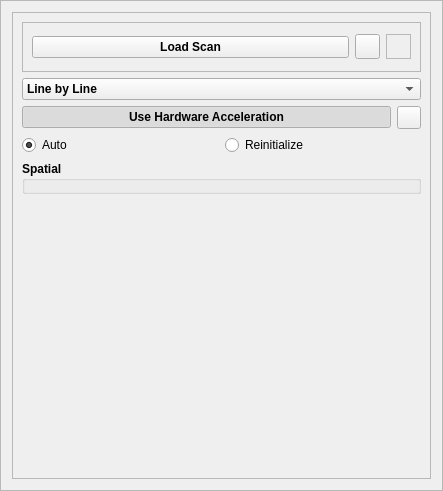
<?xml version="1.0" encoding="UTF-8"?>
<ui version="4.0">
 <class>Frame</class>
 <widget class="QFrame" name="Frame">
  <property name="geometry">
   <rect>
    <x>0</x>
    <y>0</y>
    <width>443</width>
    <height>491</height>
   </rect>
  </property>
  <property name="windowTitle">
   <string>Frame</string>
  </property>
  <property name="frameShape">
   <enum>QFrame::StyledPanel</enum>
  </property>
  <property name="frameShadow">
   <enum>QFrame::Raised</enum>
  </property>
  <layout class="QVBoxLayout" name="verticalLayout_3">
   <item>
    <widget class="QFrame" name="frame">
     <property name="maximumSize">
      <size>
       <width>650</width>
       <height>16777215</height>
      </size>
     </property>
     <property name="frameShape">
      <enum>QFrame::StyledPanel</enum>
     </property>
     <property name="frameShadow">
      <enum>QFrame::Raised</enum>
     </property>
     <layout class="QVBoxLayout" name="verticalLayout_2">
      <item>
       <widget class="QFrame" name="loadscan_frame">
        <property name="minimumSize">
         <size>
          <width>0</width>
          <height>50</height>
         </size>
        </property>
        <property name="frameShape">
         <enum>QFrame::StyledPanel</enum>
        </property>
        <property name="frameShadow">
         <enum>QFrame::Sunken</enum>
        </property>
        <layout class="QHBoxLayout" name="horizontalLayout">
         <item>
          <widget class="QPushButton" name="loadScanBtn">
           <property name="font">
            <font>
             <weight>75</weight>
             <bold>true</bold>
            </font>
           </property>
           <property name="text">
            <string>Load Scan</string>
           </property>
          </widget>
         </item>
         <item>
          <widget class="QToolButton" name="helpBtn">
           <property name="minimumSize">
            <size>
             <width>25</width>
             <height>25</height>
            </size>
           </property>
           <property name="maximumSize">
            <size>
             <width>25</width>
             <height>25</height>
            </size>
           </property>
           <property name="text">
            <string/>
           </property>
           <property name="icon">
            <iconset>
             <normaloff>../../../icons/helplite.png</normaloff>../../../icons/helplite.png</iconset>
           </property>
           <property name="iconSize">
            <size>
             <width>50</width>
             <height>50</height>
            </size>
           </property>
          </widget>
         </item>
         <item>
          <widget class="QLabel" name="rtclkpic">
           <property name="maximumSize">
            <size>
             <width>25</width>
             <height>25</height>
            </size>
           </property>
           <property name="autoFillBackground">
            <bool>true</bool>
           </property>
           <property name="frameShape">
            <enum>QFrame::StyledPanel</enum>
           </property>
           <property name="text">
            <string/>
           </property>
           <property name="pixmap">
            <pixmap>../../../icons/icons8-mouse-right-click-50.png</pixmap>
           </property>
           <property name="scaledContents">
            <bool>true</bool>
           </property>
           <property name="alignment">
            <set>Qt::AlignRight|Qt::AlignTrailing|Qt::AlignVCenter</set>
           </property>
          </widget>
         </item>
        </layout>
       </widget>
      </item>
      <item>
       <widget class="QComboBox" name="scanTypeSelComboBox">
        <property name="enabled">
         <bool>true</bool>
        </property>
        <property name="font">
         <font>
          <weight>75</weight>
          <bold>true</bold>
         </font>
        </property>
        <property name="layoutDirection">
         <enum>Qt::LeftToRight</enum>
        </property>
        <property name="currentIndex">
         <number>1</number>
        </property>
        <property name="maxVisibleItems">
         <number>2</number>
        </property>
        <item>
         <property name="text">
          <string>Point by Point</string>
         </property>
        </item>
        <item>
         <property name="text">
          <string>Line by Line</string>
         </property>
        </item>
       </widget>
      </item>
      <item>
       <layout class="QHBoxLayout" name="horizontalLayout_4">
        <item>
         <widget class="QPushButton" name="useE712WavegenBtn">
          <property name="enabled">
           <bool>true</bool>
          </property>
          <property name="font">
           <font>
            <weight>75</weight>
            <bold>true</bold>
           </font>
          </property>
          <property name="text">
           <string>Use Hardware Acceleration</string>
          </property>
          <property name="checkable">
           <bool>true</bool>
          </property>
          <property name="checked">
           <bool>true</bool>
          </property>
         </widget>
        </item>
        <item>
         <widget class="QToolButton" name="hdwAccelDetailsBtn">
          <property name="text">
           <string/>
          </property>
          <property name="icon">
           <iconset>
            <normaloff>../../../icons/1318611600_23.ico</normaloff>../../../icons/1318611600_23.ico</iconset>
          </property>
         </widget>
        </item>
       </layout>
      </item>
      <item>
       <layout class="QHBoxLayout" name="horizontalLayout_3">
        <item>
         <widget class="QRadioButton" name="autoDDLRadBtn">
          <property name="enabled">
           <bool>true</bool>
          </property>
          <property name="text">
           <string>Auto</string>
          </property>
          <property name="checked">
           <bool>true</bool>
          </property>
         </widget>
        </item>
        <item>
         <widget class="QRadioButton" name="reinitDDLRadBtn">
          <property name="enabled">
           <bool>true</bool>
          </property>
          <property name="text">
           <string>Reinitialize</string>
          </property>
          <property name="checked">
           <bool>false</bool>
          </property>
         </widget>
        </item>
       </layout>
      </item>
      <item>
       <widget class="QGroupBox" name="evGrpBox">
        <property name="maximumSize">
         <size>
          <width>16777215</width>
          <height>16777215</height>
         </size>
        </property>
        <property name="font">
         <font>
          <weight>75</weight>
          <bold>true</bold>
         </font>
        </property>
        <property name="title">
         <string>Spatial</string>
        </property>
        <layout class="QVBoxLayout" name="verticalLayout">
         <property name="spacing">
          <number>5</number>
         </property>
         <property name="leftMargin">
          <number>5</number>
         </property>
         <property name="topMargin">
          <number>5</number>
         </property>
         <property name="rightMargin">
          <number>2</number>
         </property>
         <property name="bottomMargin">
          <number>5</number>
         </property>
         <item>
          <layout class="QHBoxLayout" name="horizontalLayout_2"/>
         </item>
        </layout>
       </widget>
      </item>
      <item>
       <spacer name="verticalSpacer">
        <property name="orientation">
         <enum>Qt::Vertical</enum>
        </property>
        <property name="sizeHint" stdset="0">
         <size>
          <width>20</width>
          <height>40</height>
         </size>
        </property>
       </spacer>
      </item>
     </layout>
     <zorder>scanTypeSelComboBox</zorder>
     <zorder>evGrpBox</zorder>
     <zorder>loadscan_frame</zorder>
    </widget>
   </item>
  </layout>
 </widget>
 <resources/>
 <connections/>
</ui>
